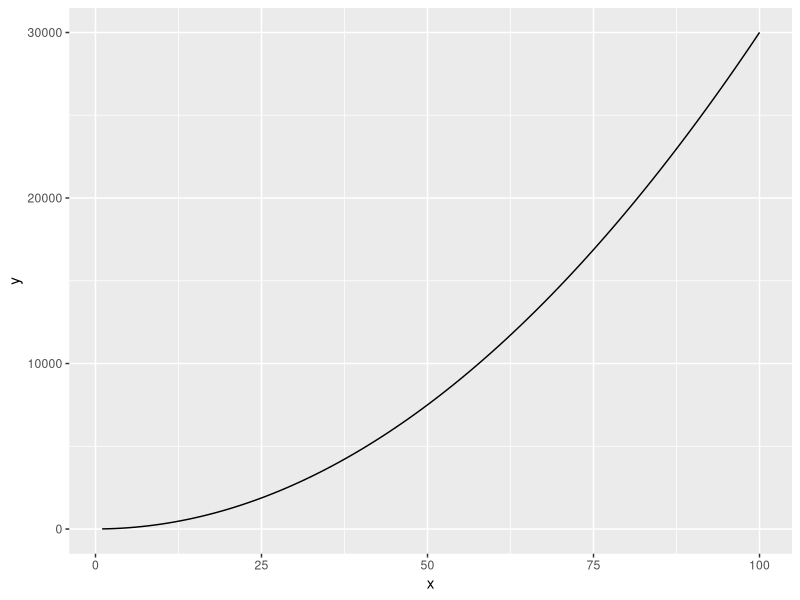
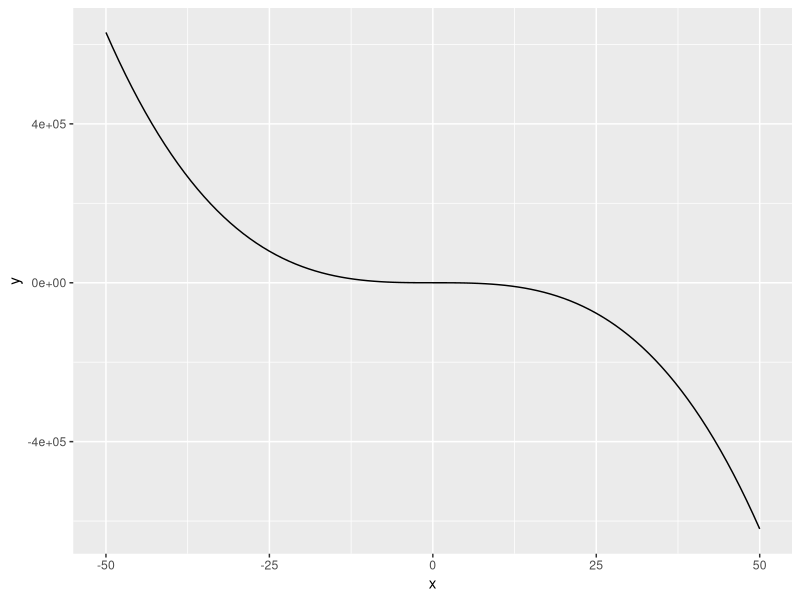
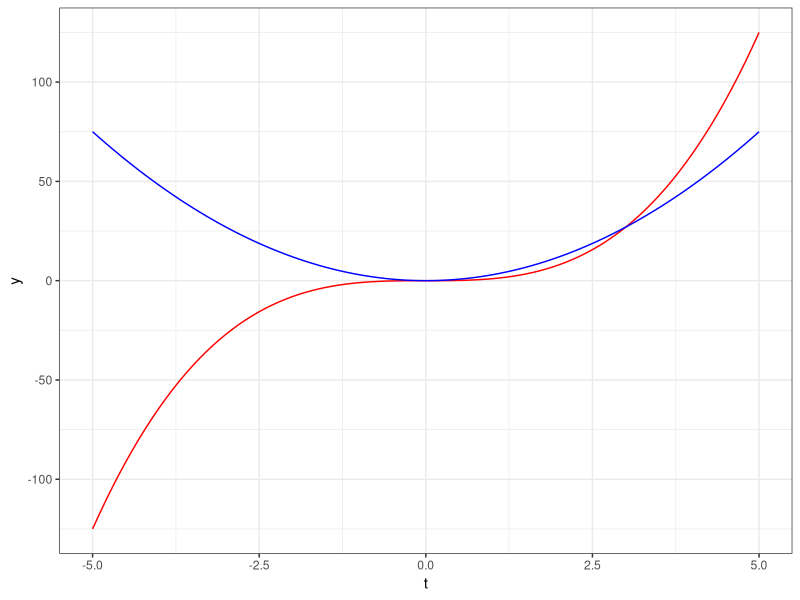

The R script that drew these images, in order:
## ---- chunk 1
# load packages
library(tidyverse)

# define function ----
eq1 <- function(x) {
  3 * x^2 + 4
}

# create a data frame with range of values to evaluate our function across ----
my_data_range <- data.frame(x = c(1, 100))

# plot our function as a continuous curve over our specified range of values in our data frame

ggplot(data = my_data_range, aes(x = x)) +
      geom_function(fun = eq1)
## ---- chunk 2
# define function ----
eq2 <- function(x) {
  2.4 - 5 * x^3 + 2.1 * x^2
}

new_data_range <- data.frame(x = c(-50 , 50))

#plot it!
ggplot(new_data_range, aes(x = x)) + geom_function(fun = eq2)
## ---- chunk 3
# create function C(t) ----
ct <- function(t) {
  t^3
}

# find deriv of C(t) ----
dc_dt <- D(expr = expression(t^3), name = "t")
dc_dt

# store the deriv as a function ----
dc_dt_fun <- function(t) {
  3 * t^2
}

# df of values ----
my_data_range2 <- data.frame(t = c(-5, 5))

# plot function ----
ggplot(data = my_data_range2, aes(x = t)) +
  geom_function(fun = ct, color = "red") +
  geom_function(fun = dc_dt_fun, color = "blue") + theme_bw()

## ---- chunk 4

## ---- chunk 5
# create the expression ----
f_xyz <- expression(2 * x * y - 3 * x^2 * z^3)

# partial with respect to x ----
df_dx <- D(expr = f_xyz, name = "x")
df_dx


